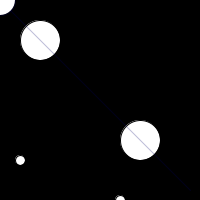
Frame 1 (no input)
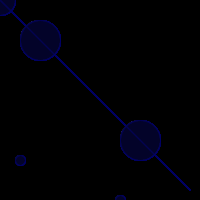
Frame 60 (the mouse pressed at the canvas centre just before this capture)
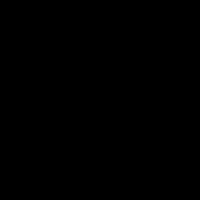
Frame 120 (the mouse held since frame 60 and released just before this capture)

The Processing sketch that drew these frames (run headless with seeded random() and noise(); from frame 60 on, the mouse is pressed at the canvas centre):

// Processing sketch: processing_97185
// ── processing_97185.pde

void setup (){
  size(200,200);
  
  background (0);
}
 void draw() 
  {
    ellipse (40,40,40,40);
    ellipse(20,160,10,10);
    ellipse (140,140,40,40);
    ellipse(120,200,10,10);
    stroke (mouseX,mouseY,100,68);
    line(mouseX, mouseY,10,10);
    line (mouseX,mouseY,190,190);
   ellipse(mouseX, mouseY,30,30);
fill(244,90,180);
fill (mouseX, mouseY, 40,40); 
{
  
if
(mouseX >=80 && mouseY <=120 && mouseX <= 120 && mouseY>=80)
background (0);
}
  }
